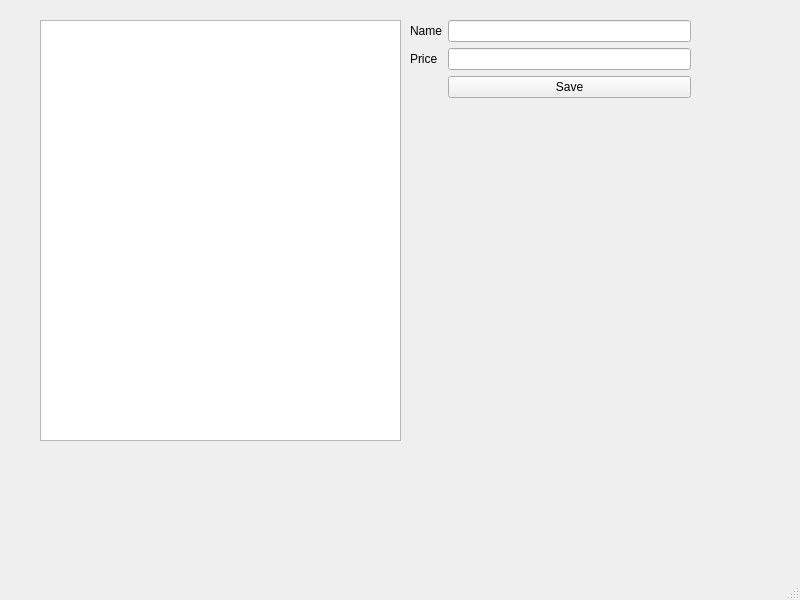
<?xml version="1.0" encoding="UTF-8"?>
<ui version="4.0">
 <class>MainWindow</class>
 <widget class="QMainWindow" name="MainWindow">
  <property name="geometry">
   <rect>
    <x>0</x>
    <y>0</y>
    <width>800</width>
    <height>600</height>
   </rect>
  </property>
  <property name="windowTitle">
   <string>MainWindow</string>
  </property>
  <widget class="QWidget" name="centralwidget">
   <widget class="QTableWidget" name="tableProducts">
    <property name="geometry">
     <rect>
      <x>40</x>
      <y>20</y>
      <width>361</width>
      <height>421</height>
     </rect>
    </property>
   </widget>
   <widget class="QWidget" name="formLayoutWidget">
    <property name="geometry">
     <rect>
      <x>410</x>
      <y>20</y>
      <width>281</width>
      <height>131</height>
     </rect>
    </property>
    <layout class="QFormLayout" name="formLayout">
     <item row="0" column="1">
      <widget class="QLineEdit" name="txtName"/>
     </item>
     <item row="1" column="1">
      <widget class="QLineEdit" name="txtPrice"/>
     </item>
     <item row="0" column="0">
      <widget class="QLabel" name="label">
       <property name="text">
        <string>Name</string>
       </property>
      </widget>
     </item>
     <item row="1" column="0">
      <widget class="QLabel" name="label_2">
       <property name="text">
        <string>Price</string>
       </property>
      </widget>
     </item>
     <item row="2" column="1">
      <widget class="QPushButton" name="btnSave">
       <property name="text">
        <string>Save</string>
       </property>
      </widget>
     </item>
    </layout>
   </widget>
  </widget>
  <widget class="QMenuBar" name="menubar">
   <property name="geometry">
    <rect>
     <x>0</x>
     <y>0</y>
     <width>800</width>
     <height>21</height>
    </rect>
   </property>
  </widget>
  <widget class="QStatusBar" name="statusbar"/>
 </widget>
 <resources/>
 <connections/>
</ui>
